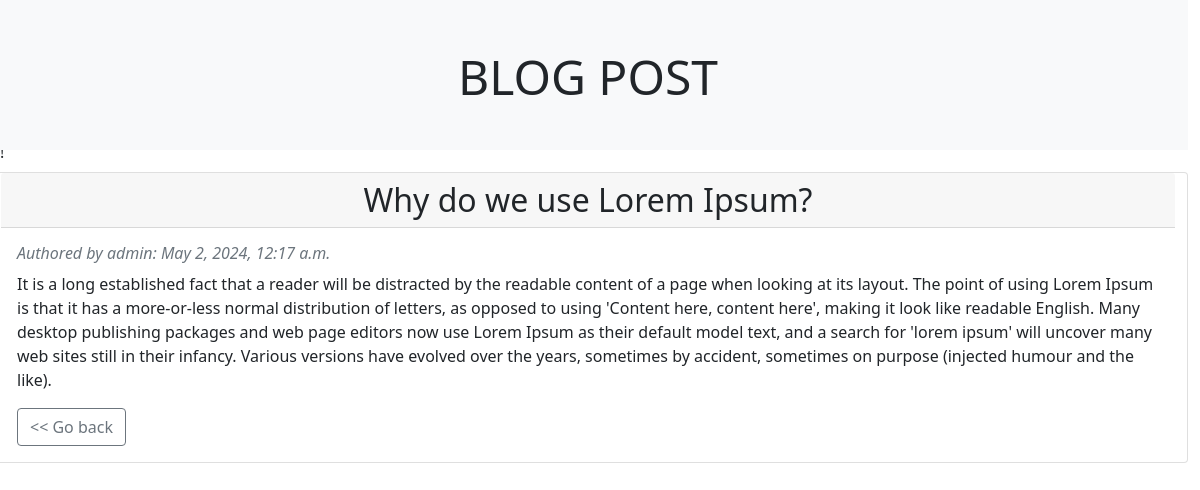
Screenshot of /post/8 with the database file from the repository.
### blog_app/models.py (models this page shows)
class Blog(models.Model):
    title = models.CharField(max_length=250)
    content = models.TextField()
    author = models.CharField(max_length=200)
    created_date = models.DateTimeField(default=datetime.now, blank=True)

### blog_app/views.py (the view)
# urls.py: path('post/<int:post_id>', views.post_detail, name='post_detail'),
def post_detail(request, post_id):
    blog = Blog.objects.get(id=post_id)
    context = {
        'post_id': post_id,
        'blog': blog
    }
    return render(request, 'post_detail.html', context)

### blog_app/templates/post_detail.html (shortened to what this page needs)
{% extends 'index.html' %}
{% block header %}
<div class="row container-flex w-100 text-center justify-content-end bg-light text-dark fixed-top mb-4" style="height:150px">
  <h1 class="display-5 mt-5">BLOG POST</h1>
</div>
{% endblock %}
{% block content %}
<div class="row container-flex mt-2 w-100">
  <div class="card mb-3">
    <h2 class="card-header text-center">{{blog.title}}</h2>
    <div class="card-body">
      <h6 class="text-muted d-inline">
        <i>Authored by {{blog.author}}: {{blog.created_date}}</i>
      </h6>
      <p class="card-text mt-2">{{ blog.content }}</p>
      <a href={% url 'index' %} class="btn btn-outline-secondary"> << Go back</a>
    </div>
  </div>
</div>
{% endblock %}

### rows the page displays
Blog: title "Why do we use Lorem Ipsum?", author "admin", created_date "May 2, 2024, 12:17 a.m.", content "It is a long established fact that a reader will be distracted by the readable content of a page when looking at its layout. The point of using Lorem Ipsum is that it has a more-or-less normal distribution of letters, as opposed to using 'Content here, content here', making it look like readable English. Many desktop publishing packages and web page editors now use Lorem Ipsum as their default model text, and a search for 'lorem ipsum' will uncover many web sites still in their infancy. Various versions have evolved over the years, sometimes by accident, sometimes on purpose (injected humour and the like)."
